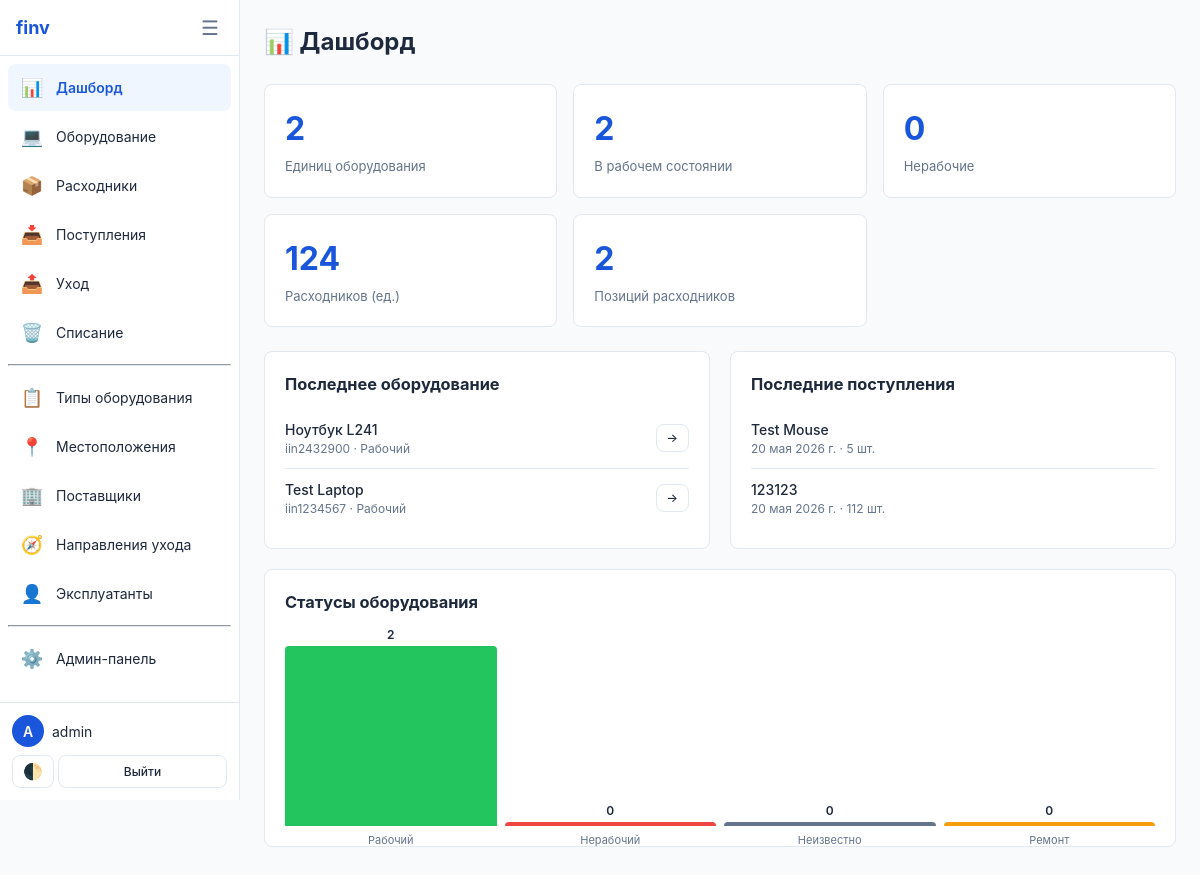
The app's page / (signed in) with its own data.
### inventory/models.py (models this page shows, shortened)
class Equipment(models.Model):
    STATUS_CHOICES = [
        ("working", "Рабочий"),
        ("broken", "Нерабочий"),
        ("unknown", "Неизвестно"),
        ("repair", "Ремонт"),
    ]
    equipment_type = models.ForeignKey(
        EquipmentType, on_delete=models.PROTECT, verbose_name="Тип оборудования"
    )
    name = models.CharField("Наименование", max_length=255)
    description = models.TextField("Описание", blank=True)
    inventory_number = models.CharField(
        "Инвентарный номер", max_length=20, unique=True
    )
    status = models.CharField(
        "Статус", max_length=20, choices=STATUS_CHOICES, default="unknown"
    )
    location = models.ForeignKey(
        Location, on_delete=models.SET_NULL, null=True, blank=True, verbose_name="Местоположение"
    )
    operator = models.ForeignKey(
        Operator, on_delete=models.SET_NULL, null=True, blank=True, verbose_name="Эксплуатация"
    )
    created_at = models.DateTimeField("Дата создания", auto_now_add=True)
    updated_at = models.DateTimeField("Дата обновления", auto_now=True)
    class Meta:
        verbose_name = "Оборудование"
        verbose_name_plural = "Оборудование"
        ordering = ["-created_at"]

class Receipt(models.Model):
    STATUS_CHOICES = [
        ("new", "Новое"),
        ("used", "Б/У"),
    ]
    date = models.DateField("Дата поступления", auto_now_add=True)
    equipment_type = models.ForeignKey(
        EquipmentType, on_delete=models.PROTECT, verbose_name="Тип расходника"
    )
    name = models.CharField("Наименование", max_length=255)
    status = models.CharField("Статус", max_length=10, choices=STATUS_CHOICES, default="new")
    quantity = models.PositiveIntegerField("Количество")
    supplier = models.ForeignKey(
        Supplier, on_delete=models.SET_NULL, null=True, blank=True, verbose_name="Поставщик"
    )
    created_at = models.DateTimeField(auto_now_add=True)
    class Meta:
        verbose_name = "Поступление"
        verbose_name_plural = "Поступления"
        ordering = ["-date"]

### inventory/views.py (the view)
# urls.py: path("", views.dashboard, name="dashboard"),
@login_required
def dashboard(request):
    total_equipment = Equipment.objects.count()
    working_equipment = Equipment.objects.filter(status="working").count()
    broken_equipment = Equipment.objects.filter(status="broken").count()
    total_consumables = Consumable.objects.aggregate(t=Coalesce(Sum("quantity"), 0))["t"]
    total_consumable_items = Consumable.objects.count()
    recent_equipment = Equipment.objects.order_by("-created_at")[:5]
    recent_receipts = Receipt.objects.order_by("-date")[:5]
    recent_writeoffs = WriteOff.objects.order_by("-actual_date")[:5]
    low_stock = Consumable.objects.filter(quantity__lt=5)
    unknown_equipment = Equipment.objects.filter(status="unknown").count()
    repair_equipment = Equipment.objects.filter(status="repair").count()
    ctx = get_sidebar_context(request)
    ctx.update({
        "total_equipment": total_equipment,
        "working_equipment": working_equipment,
        "broken_equipment": broken_equipment,
        "unknown_equipment": unknown_equipment,
        "repair_equipment": repair_equipment,
        "total_consumables": total_consumables,
        "total_consumable_items": total_consumable_items,
        "recent_equipment": recent_equipment,
        "recent_receipts": recent_receipts,
        "recent_writeoffs": recent_writeoffs,
        "low_stock": low_stock,
        "section": "dashboard",
    })
    return render(request, "inventory/dashboard.html", ctx)

### inventory/views.py (called while the page is built)
def get_sidebar_context(request):
    return {"current_user": request.user}

### templates/inventory/dashboard.html (shortened to what this page needs)
{% extends "inventory/base.html" %}
{% block content %}
<div class="page-header">
    <h1>📊 Дашборд</h1>
</div>
<div class="card-grid">
    <div class="stat-card">
        <span class="stat-value">{{ total_equipment }}</span>
        <span class="stat-label">Единиц оборудования</span>
    </div>
    <div class="stat-card">
        <span class="stat-value">{{ working_equipment }}</span>
        <span class="stat-label">В рабочем состоянии</span>
    </div>
    <div class="stat-card">
        <span class="stat-value">{{ broken_equipment }}</span>
        <span class="stat-label">Нерабочие</span>
    </div>
    <div class="stat-card">
        <span class="stat-value">{{ total_consumables }}</span>
        <span class="stat-label">Расходников (ед.)</span>
    </div>
    <div class="stat-card">
        <span class="stat-value">{{ total_consumable_items }}</span>
        <span class="stat-label">Позиций расходников</span>
    </div>
</div>
<div class="recent-grid">
    <div class="card">
        <h3 style="margin-bottom: 12px;">Последнее оборудование</h3>
        <ul class="recent-list">
            {% for eq in recent_equipment %}
            <li>
                <div>
                    <div class="item-name">{{ eq.name }}</div>
                    <div class="item-meta">{{ eq.inventory_number }} · {{ eq.get_status_display }}</div>
                </div>
                <a href="{% url 'equipment_detail' eq.pk %}" class="btn btn-sm btn-outline">→</a>
            </li>
            {% empty %}
            <li class="item-name" style="color: var(--text-muted);">Нет записей</li>
            {% endfor %}
        </ul>
    </div>
    <div class="card">
        <h3 style="margin-bottom: 12px;">Последние поступления</h3>
        <ul class="recent-list">
            {% for r in recent_receipts %}
            <li>
                <div>
                    <div class="item-name">{{ r.name }}</div>
                    <div class="item-meta">{{ r.date }} · {{ r.quantity }} шт.</div>
                </div>
            </li>
            {% empty %}
            <li class="item-name" style="color: var(--text-muted);">Нет записей</li>
            {% endfor %}
        </ul>
    </div>
</div>
<div class="card">
    <h3 style="margin-bottom: 12px;">Статусы оборудования</h3>
    <div class="chart-container" id="status-chart">
        {% with total=total_equipment %}
        {% if total > 0 %}
        <div class="bar" style="height: {% widthratio working_equipment total 100 %}%; background: var(--success);">
            <span class="bar-value">{{ working_equipment }}</span>
            <span class="bar-label">Рабочий</span>
        </div>
        <div class="bar" style="height: {% widthratio broken_equipment total 100 %}%; background: var(--danger);">
            <span class="bar-value">{{ broken_equipment }}</span>
            <span class="bar-label">Нерабочий</span>
        </div>
        <div class="bar" style="height: {% widthratio unknown_equipment total 100 %}%; background: var(--text-muted);">
            <span class="bar-value">{{ unknown_equipment }}</span>
            <span class="bar-label">Неизвестно</span>
        </div>
        <div class="bar" style="height: {% widthratio repair_equipment total 100 %}%; background: var(--warning);">
            <span class="bar-value">{{ repair_equipment }}</span>
            <span class="bar-label">Ремонт</span>
        </div>
        {% endif %}
        {% endwith %}
    </div>
</div>
{% endblock %}

### templates/inventory/base.html (shortened to what this page needs)
<!DOCTYPE html>
<html lang="ru" data-theme="light">
<head>
    {% load static %}
    <link rel="stylesheet" href="{% static 'css/style.css' %}">
</head>
<body>
<div class="wrapper">
    <aside class="sidebar" id="sidebar">
        <div class="sidebar-header">
            <h2>finv</h2>
            <button class="toggle-btn" id="sidebar-toggle" title="Скрыть/показать">☰</button>
        </div>
        <nav class="sidebar-nav">
            <a href="{% url 'dashboard' %}"><span class="icon">📊</span><span class="label">Дашборд</span></a>
            <a href="{% url 'equipment_list' %}"><span class="icon">💻</span><span class="label">Оборудование</span></a>
            <a href="{% url 'consumable_list' %}"><span class="icon">📦</span><span class="label">Расходники</span></a>
            <a href="{% url 'receipt_list' %}"><span class="icon">📥</span><span class="label">Поступления</span></a>
            <a href="{% url 'disposal_list' %}"><span class="icon">📤</span><span class="label">Уход</span></a>
            <a href="{% url 'writeoff_list' %}"><span class="icon">🗑️</span><span class="label">Списание</span></a>
            <hr style="border-color: var(--border); margin: 8px 0;">
            <a href="{% url 'eqtype_list' %}"><span class="icon">📋</span><span class="label">Типы оборудования</span></a>
            <a href="{% url 'location_list' %}"><span class="icon">📍</span><span class="label">Местоположения</span></a>
            <a href="{% url 'supplier_list' %}"><span class="icon">🏢</span><span class="label">Поставщики</span></a>
            <a href="{% url 'direction_list' %}"><span class="icon">🧭</span><span class="label">Направления ухода</span></a>
            <a href="{% url 'operator_list' %}"><span class="icon">👤</span><span class="label">Эксплуатанты</span></a>
            {% if user.is_staff %}
            <hr style="border-color: var(--border); margin: 8px 0;">
            <a href="{% url 'admin:index' %}"><span class="icon">⚙️</span><span class="label">Админ-панель</span></a>
            {% endif %}
        </nav>
        <div class="sidebar-footer">
            <div class="user-info">
                <div class="user-avatar">{{ user.username|first|upper }}</div>
                <span>{{ user.username }}</span>
            </div>
            <div style="margin-top: 8px; display: flex; gap: 4px;">
                <button class="theme-toggle" id="theme-toggle" title="Сменить тему">🌓</button>
                <a href="{% url 'logout' %}" class="btn btn-outline btn-sm" style="flex:1; justify-content:center;">Выйти</a>
            </div>
        </div>
    </aside>
    <main class="main-content">
        {% block content %}{% endblock %}
    </main>
</div>
</body>
</html>

### records on screen
Equipment: name "Ноутбук L241", inventory_number "iin2432900", status "Рабочий"
Equipment: name "Test Laptop", inventory_number "iin1234567", status "Рабочий"
Receipt: name "Test Mouse", date "20 мая 2026 г.", quantity "5"
Receipt: name "123123", date "20 мая 2026 г.", quantity "112"

### other values on screen
{{ user.username|first|upper }} "A"
{{ user.username }} "admin"
{{ total_equipment }} "2"
{{ working_equipment }} "2"
{{ broken_equipment }} "0"
{{ total_consumables }} "124"
{{ total_consumable_items }} "2"
{{ unknown_equipment }} "0"
{{ repair_equipment }} "0"
